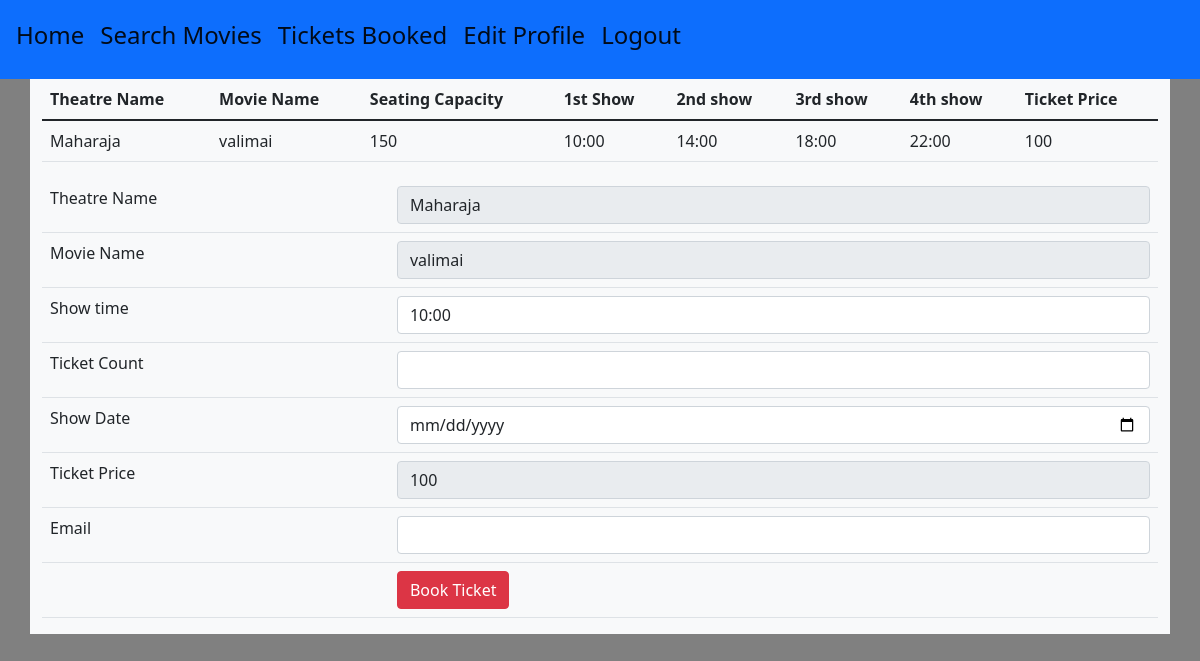
The page /bookmyshow?id=3 on the database its author committed.
### tables this page shows
CREATE TABLE theatre1(
                               ID integer primary key autoincrement,
                               movie_name text,
                               language text,
                               release_date text,
                               seating_arrangement integer,
                               show_time1 text,
                               show_time2 text,
                               show_time3 text,
                               show_time4 text,
                               ticket_price integer,
                               theatre_name text
                               );

### admin.py (the view)
@admin.route("/bookmyshow")
def BookMyShow():
        getid = request.args.get('id')
        cursor=connection.cursor()
        count=cursor.execute("select theatre_name,movie_name,seating_arrangement,show_time1,show_time2,show_time3,show_time4,ticket_price from theatre1 where ID="+getid)
        result=cursor.fetchall()
        return render_template("user_bookmyshow.html",searchmovie=result)

### templates/user_bookmyshow.html (shortened to what this page needs)
<!DOCTYPE html>
<html lang="en">
<head>
    <link href="https://cdn.jsdelivr.net/npm/bootstrap@5.1.3/dist/css/bootstrap.min.css" rel="stylesheet">
</head>
<body>
  <nav class="navbar navbar-expand-lg navbar-light bg-primary p-3">
      <a class="navbar-brand" href="/userhome"><h4>Home</h4></a>
      <a class="navbar-brand" href="/searchmovie"><h4>Search Movies</h4></a>
      <a class="navbar-brand" href="/viewtickethistory"><h4>Tickets Booked</h4></a>
      <a class="navbar-brand" href="/userupdate"><h4>Edit Profile</h4></a>
      <a class="navbar-brand" href="/userlogin"><h4>Logout</h4></a>
</nav>
  <div class="container bg-light">
        <div class="row">
            <div class="col">
                <table class="table">
                    <thead>
                      <tr>
                        <th scope="col">Theatre Name</th>
                        <th scope="col">Movie Name</th>
                          <th scope="col">Seating Capacity</th>
                          <th scope="col">1st Show</th>
                          <th scope="col">2nd show</th>
                          <th scope="col">3rd show</th>
                          <th scope="col">4th show</th>
                          <th scope="col">Ticket Price</th>
                      </tr>
                    </thead>
                    <tbody>
                      {% for i in searchmovie %}
                      <tr>
                        <td>{{i[0]}}</td>
                          <td>{{i[1]}}</td>
                          <td>{{i[2]}}</td>
                          <td>{{i[3]}}</td>
                          <td>{{i[4]}}</td>
                          <td>{{i[5]}}</td>
                          <td>{{i[6]}}</td>
                          <td>{{i[7]}}</td>
                      </tr>
                      {% endfor %}
                    </tbody>
                  </table>
            </div>
        </div>
    </div>
  <div class="container bg-light">
        <div class="row">
            <div class="col">
                <form action="/popupbookmyshow" method="post">
                    {% for i in searchmovie %}
                    <table class="table">
                        <tr>
                            <td>Theatre Name</td>
                            <td> <input readonly value={{i[0]}} type="text" name="theatrename" class="form-control"> </td>
                        </tr>
                        <tr>
                            <td>Movie Name</td>
                            <td> <input readonly value={{i[1]}} type="text" name="moviename" class="form-control"> </td>
                        </tr>
                        <tr>
                            <td>Show time</td>
                            <td>
                               <select class="form-control" name="showtime">
                                   <option value={{i[3]}}>{{i[3]}}</option>
                               </select>
                            </td>
                        </tr>
                        <tr>
                            <td>Ticket Count</td>
                            <td> <input type="number" name="ticketcount" class="form-control"> </td>
                        </tr>
                        <tr>
                            <td>Show Date</td>
                            <td> <input type="date" name="showdate" class="form-control"> </td>
                        </tr>
                        <tr>
                            <td>Ticket Price</td>
                            <td> <input readonly value={{i[7]}} type="number" name="ticketprice" class="form-control"> </td>
                        </tr>
                        <tr>
                            <td>Email</td>
                            <td> <input type="email" name="email" class="form-control"> </td>
                        </tr>
                        <tr>
                            <td></td>
                            <td><button type="submit" class="btn btn-danger">Book Ticket</button></td>
                        </tr>
                    </table>
                    {% endfor %}
                </form>
            </div>
        </div>
    </div>
</body>
</html>

### templates/user_bookmyshow.html (style rules this page uses)
body { background : gray ; }

### rows shown on the page
theatre1: theatre_name "Maharaja", movie_name "valimai", seating_arrangement "150", show_time1 "10:00", show_time2 "14:00", show_time3 "18:00", show_time4 "22:00", ticket_price "100", theatrename "Maharaja", moviename "valimai", showtime "10:00", ticketprice "100"
